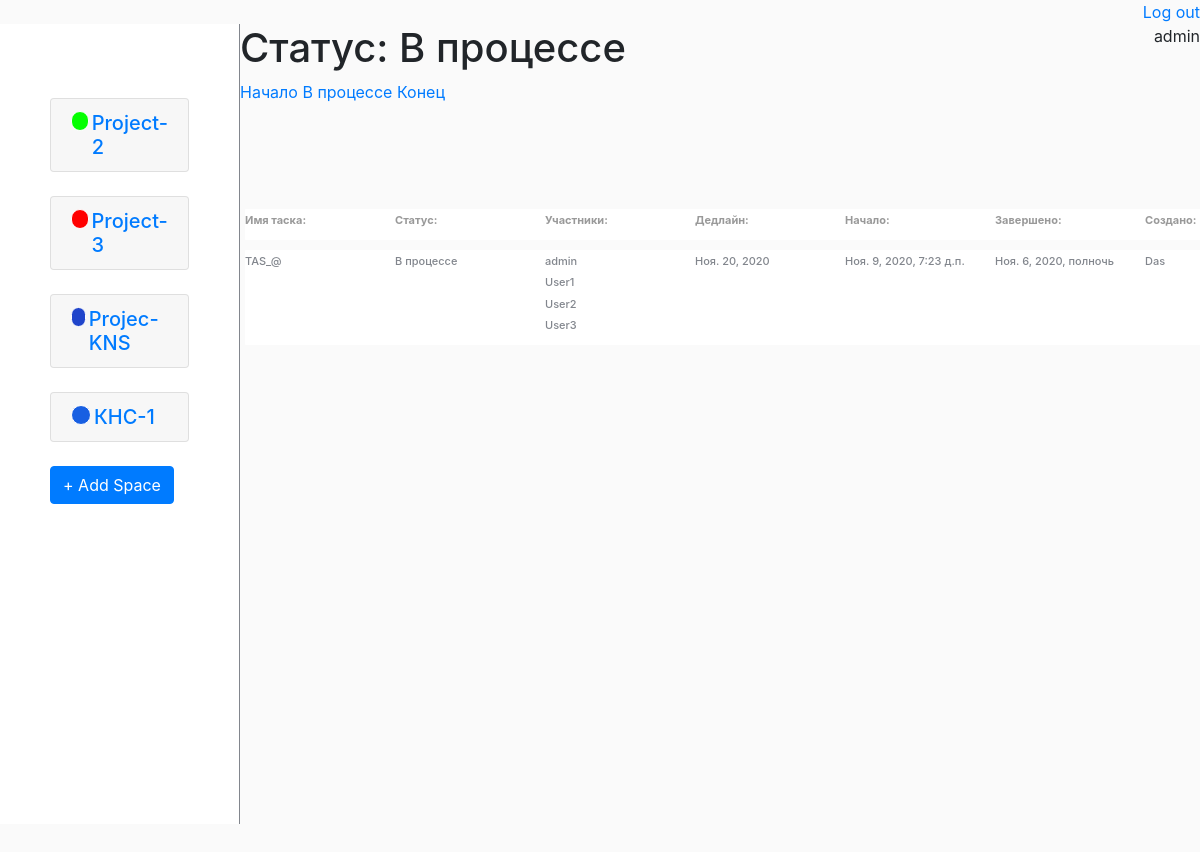
The page /status/2/ (signed in) on the database as committed earlier.
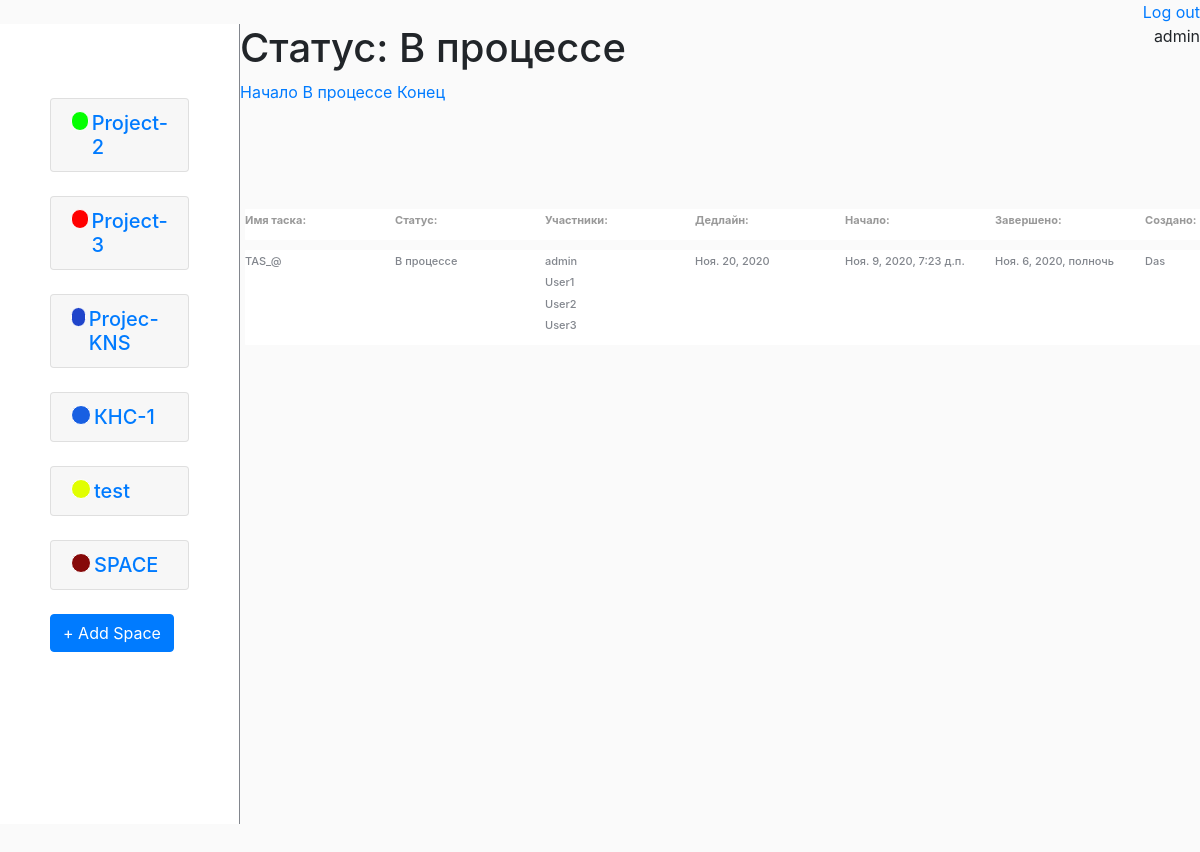
The same page on the database as committed later.
### main/models.py (models this page shows, shortened)
class Space(models.Model):
    name = models.CharField('Название',max_length=100)
    photo = models.ImageField(upload_to='images/', blank=True)
    assign = models.ManyToManyField(User)
    status = models.ForeignKey(Status, on_delete=models.CASCADE)
    add_date = models.DateField(auto_now_add=True)
    upd_date = models.DateField(auto_now_add=False, auto_now=True)
    created_by = models.CharField(max_length=150)
    color = ColorField(default='#FF0000')
    def __str__(self):
        return (self.name)

class Status(models.Model):
    name_status = models.CharField(max_length=100)
    def __str__(self):
        return(self.name_status)

class Task(models.Model):
    lists = models.ForeignKey(List, on_delete=models.CASCADE, related_name='third')
    task_name = models.CharField(max_length=80)
    assign = models.ManyToManyField(User)
    dead_line = models.DateField()
    attachments = models.FileField(upload_to='files/',blank=True)
    status = models.ForeignKey(Status, on_delete=models.CASCADE)
    description = models.TextField(blank=True, null = True)
    start_date = models.DateTimeField(auto_now_add=True, blank=True)
    change_date = models.DateTimeField(blank=True, null = True)
    end_date = models.DateTimeField(blank=True, null = True)
    created_by = models.CharField(max_length=150, null = True)

### main/views.py (the view)
# urls.py: path('status/<int:task_id>/', views.status, name = 'status_url')
def status(request, task_id):
	lists = List.objects.all()
	space = Space.objects.filter(assign=request.user.id)
	bbs = Task.objects.filter(status=task_id, assign=request.user.id)
	form_list = ListForm()
	form_space = SpaceForm()
	status = Status.objects.all()
	current_status = Status.objects.get(id = task_id)
	context = {
		'status': status,
		'bbs':bbs,
		'current_status':current_status,
		'space':space,
		'lists': lists,
		'form_list': form_list,
		'form_space': form_space,
	}
	return render(request, 'main/status.html', context)

### main/models.py (called while the page is built)
    def __str__(self):
        return (self.name_list)

### templates/main/status.html (shortened to what this page needs)
{% extends 'main/index.html' %}
{% block main %}
<h1>Статус: {{current_status.name_status}}</h1>
{% for i in status %}
<a href="{% url 'status_url' i.id %}">{{ i.name_status}}</a>
{% endfor%}
    <div class="ri">
        <div class="name">
            <h6 class='textf'>Имя таска: </h6>
            <h6 class='textf'>Статус: </h6>
            <h6 class='textf'>Участники:</h6>
            <h6 class='textf'>Дедлайн: </h6>
            <h6 class='textf'>Начало:</h6>
            <h6 class='textf'>Завершено: </h6>
            <h6 class='textf'>Создано: </h6>
        </div>
        {% for x in bbs %}
        <div class="borders">
            <div class="task">
                <h6>{{x.task_name}}</h6>
            </div>
            <div class="status">
                <h6>{{x.status}}</h6>
            </div>
            <div class="assign">
                {%for user in x.assign.all%}
                <h6>{{user.username}}</h6>
                {%endfor%}</div>
            <div class="deadline">
                <h6>{{x.dead_line}}</h6>
            </div>
            <div class="start">
                <h6>{{x.start_date}}</h6>
            </div>
            <div class="end">
                <h6>{{x.end_date}}</h6>
            </div>
            <div class="create">
                <h6>{{x.created_by}}</h6>
            </div>
        </div>
        {% endfor %}<br>
{% endblock %}

### templates/main/index.html (shortened to what this page needs)
{% extends 'base.html' %}
{% load static %}
{% load crispy_forms_tags %}
{% block content %}
{% if user.is_authenticated %}
<div class="left">
<br> {% for i in space %}
<div class="accordion md-accordion" id="accordionEx" role="tablist" aria-multiselectable="true">
  <div class="card">
    <div class="card-header" role="tab" id="{{i.name}}">
      <a  data-toggle="collapse" data-parent="#accordionEx" href="#collapse{{i.name}}" aria-expanded="true"
        aria-controls="collapse{{i.name}}">
        <h5 class="mb-0" id="collapsediv">
          <div id="colorspace" style="background-color: {{i.color}}; "></div>{{i.name}}
        </h5>
      </a>
    </div>
  </div>
</div><br>
    {% endfor %}
<button type="button" class="btn btn-primary" data-toggle="modal" data-target="#SpaceModal">
  + Add Space
</button>
</div>
    {% block main %} {% endblock %}
{% else %}
    <a href="{% url 'accounts:login' %}" class="reg">Войти</a>
{% endif %}
{% endblock %}

### templates/base.html (shortened to what this page needs)
{% load static %}
<!doctype  html>
<html lang="en">
<head>
    <link rel="stylesheet" href="https://cdn.jsdelivr.net/npm/bootstrap@4.5.3/dist/css/bootstrap.min.css">
    <link rel="stylesheet" type="text/css" href="{% static 'main/css/style.css' %}">
        <link rel="stylesheet" href="http://code.jquery.com/ui/1.11.0/themes/smoothness/jquery-ui.css">
</head>
<body>
{% if user.is_authenticated %}
<a class="username" href="{% url 'accounts:logout' %}">Log out</a><br>
    <p class="username">{{user.username}}</p>
    {% else %}
    <a href="{% url 'accounts:login' %}" class="reg">Войти</a> {% endif %}
{% block content %} {% endblock %}
</body>
</html>

### main/static/main/css/style.css (style rules this page uses)
.left { min-height: 100vh; max-height: 100000px; width: 20%; background-color: white !important; border-right: 1px solid #82868D; float: left; padding: 50px; }
body { background-color: #FAFAFA; }
#colorspace { border: 1px solid white; border-radius: 25px; width: 20px; height: 20px; margin-right: 3px; }
#collapsediv { display: flex; }
.borders { margin-top: 10px; display: flex; width: 1520px; padding-top: 5px; padding-bottom: 5px; border-radius: 1px; background-color: white; }
.name { margin-top: 100px; width: 1520px; display: flex; padding-top: 5px; padding-bottom: 5px; border-radius: 1px; background-color: white; }
h6 { width: 150px; color: #82868D; font-size: 11px; }
h6.textf { width: 150px; color: #34343480; font-size: 11px; font-weight: bolder; }
.ri { margin-left: 20px; overflow: scroll; height: 100vh; padding: 5px; }
.username { float: right; }

Rows that differ between the two databases and show on the page:
added Space: name "test"
added Space: name "SPACE"
